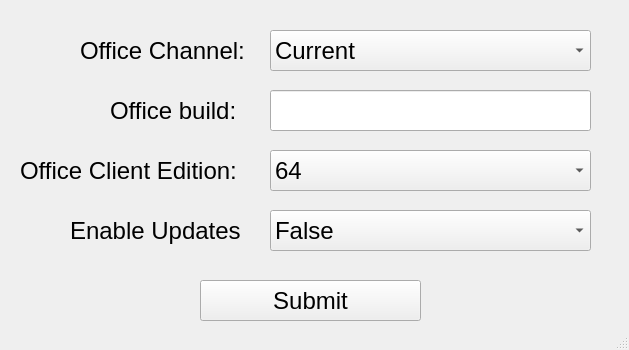
<?xml version="1.0" encoding="UTF-8"?>
<ui version="4.0">
 <class>MainWindow</class>
 <widget class="QMainWindow" name="MainWindow">
  <property name="geometry">
   <rect>
    <x>0</x>
    <y>0</y>
    <width>629</width>
    <height>350</height>
   </rect>
  </property>
  <property name="sizePolicy">
   <sizepolicy hsizetype="Fixed" vsizetype="Fixed">
    <horstretch>0</horstretch>
    <verstretch>0</verstretch>
   </sizepolicy>
  </property>
  <property name="focusPolicy">
   <enum>Qt::NoFocus</enum>
  </property>
  <property name="windowTitle">
   <string>MainWindow</string>
  </property>
  <widget class="QWidget" name="centralwidget">
   <property name="enabled">
    <bool>true</bool>
   </property>
   <widget class="QComboBox" name="channel_dropdown">
    <property name="geometry">
     <rect>
      <x>270</x>
      <y>30</y>
      <width>321</width>
      <height>41</height>
     </rect>
    </property>
    <property name="font">
     <font>
      <pointsize>18</pointsize>
     </font>
    </property>
    <property name="accessibleName">
     <string>Current Channel Dropdown</string>
    </property>
    <property name="accessibleDescription">
     <string/>
    </property>
    <item>
     <property name="text">
      <string>Current</string>
     </property>
    </item>
    <item>
     <property name="text">
      <string>CurrentPreview</string>
     </property>
    </item>
    <item>
     <property name="text">
      <string>SemiAnnual</string>
     </property>
    </item>
    <item>
     <property name="text">
      <string>SemiAnnualPreview</string>
     </property>
    </item>
    <item>
     <property name="text">
      <string>MonthlyEnterprise</string>
     </property>
    </item>
    <item>
     <property name="text">
      <string>BetaChannel</string>
     </property>
    </item>
   </widget>
   <widget class="QLabel" name="office_channel_label">
    <property name="geometry">
     <rect>
      <x>80</x>
      <y>30</y>
      <width>171</width>
      <height>41</height>
     </rect>
    </property>
    <property name="font">
     <font>
      <pointsize>18</pointsize>
     </font>
    </property>
    <property name="text">
     <string>Office Channel:</string>
    </property>
   </widget>
   <widget class="QLabel" name="enable_updates_label">
    <property name="geometry">
     <rect>
      <x>70</x>
      <y>210</y>
      <width>171</width>
      <height>41</height>
     </rect>
    </property>
    <property name="font">
     <font>
      <pointsize>18</pointsize>
     </font>
    </property>
    <property name="text">
     <string>Enable Updates:</string>
    </property>
   </widget>
   <widget class="QComboBox" name="enable_updates_dropdown">
    <property name="geometry">
     <rect>
      <x>270</x>
      <y>210</y>
      <width>321</width>
      <height>41</height>
     </rect>
    </property>
    <property name="font">
     <font>
      <pointsize>18</pointsize>
     </font>
    </property>
    <property name="accessibleName">
     <string>Enable updates drop down</string>
    </property>
    <item>
     <property name="text">
      <string>False</string>
     </property>
    </item>
    <item>
     <property name="text">
      <string>True</string>
     </property>
    </item>
   </widget>
   <widget class="QLabel" name="office_build_label">
    <property name="geometry">
     <rect>
      <x>110</x>
      <y>90</y>
      <width>131</width>
      <height>41</height>
     </rect>
    </property>
    <property name="font">
     <font>
      <pointsize>18</pointsize>
     </font>
    </property>
    <property name="text">
     <string>Office build:</string>
    </property>
   </widget>
   <widget class="QLineEdit" name="office_build_edit_area">
    <property name="geometry">
     <rect>
      <x>270</x>
      <y>90</y>
      <width>321</width>
      <height>41</height>
     </rect>
    </property>
    <property name="font">
     <font>
      <pointsize>18</pointsize>
     </font>
    </property>
    <property name="accessibleName">
     <string>Office build edit area</string>
    </property>
    <property name="accessibleDescription">
     <string/>
    </property>
   </widget>
   <widget class="QPushButton" name="submit_button">
    <property name="geometry">
     <rect>
      <x>200</x>
      <y>280</y>
      <width>221</width>
      <height>41</height>
     </rect>
    </property>
    <property name="font">
     <font>
      <pointsize>18</pointsize>
     </font>
    </property>
    <property name="text">
     <string>Submit</string>
    </property>
   </widget>
   <widget class="QLabel" name="bit_label">
    <property name="geometry">
     <rect>
      <x>20</x>
      <y>150</y>
      <width>241</width>
      <height>41</height>
     </rect>
    </property>
    <property name="font">
     <font>
      <pointsize>18</pointsize>
     </font>
    </property>
    <property name="text">
     <string>Office Client Edition:</string>
    </property>
   </widget>
   <widget class="QComboBox" name="bit_dropdown">
    <property name="geometry">
     <rect>
      <x>270</x>
      <y>150</y>
      <width>321</width>
      <height>41</height>
     </rect>
    </property>
    <property name="font">
     <font>
      <pointsize>18</pointsize>
     </font>
    </property>
    <property name="accessibleName">
     <string>Office client edition drop down</string>
    </property>
    <item>
     <property name="text">
      <string>64</string>
     </property>
    </item>
    <item>
     <property name="text">
      <string>32</string>
     </property>
    </item>
   </widget>
   <zorder>office_channel_label</zorder>
   <zorder>enable_updates_label</zorder>
   <zorder>enable_updates_dropdown</zorder>
   <zorder>office_build_label</zorder>
   <zorder>office_build_edit_area</zorder>
   <zorder>submit_button</zorder>
   <zorder>bit_label</zorder>
   <zorder>bit_dropdown</zorder>
   <zorder>channel_dropdown</zorder>
  </widget>
  <widget class="QStatusBar" name="statusbar"/>
 </widget>
 <tabstops>
  <tabstop>channel_dropdown</tabstop>
  <tabstop>office_build_edit_area</tabstop>
  <tabstop>bit_dropdown</tabstop>
  <tabstop>enable_updates_dropdown</tabstop>
  <tabstop>submit_button</tabstop>
 </tabstops>
 <resources/>
 <connections/>
</ui>
